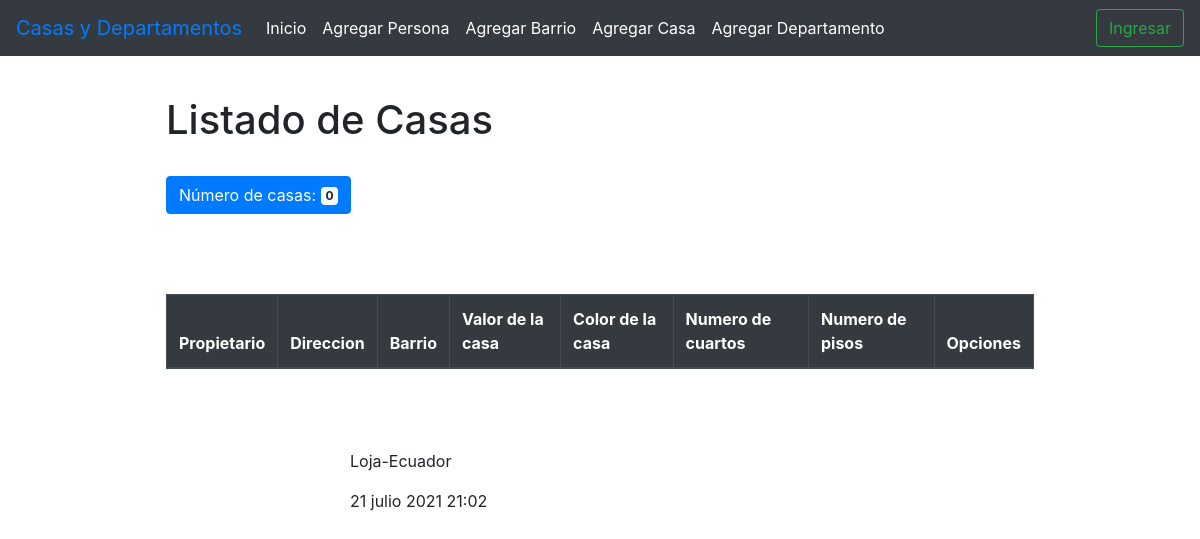
The page /ver/casas on the database as committed earlier.
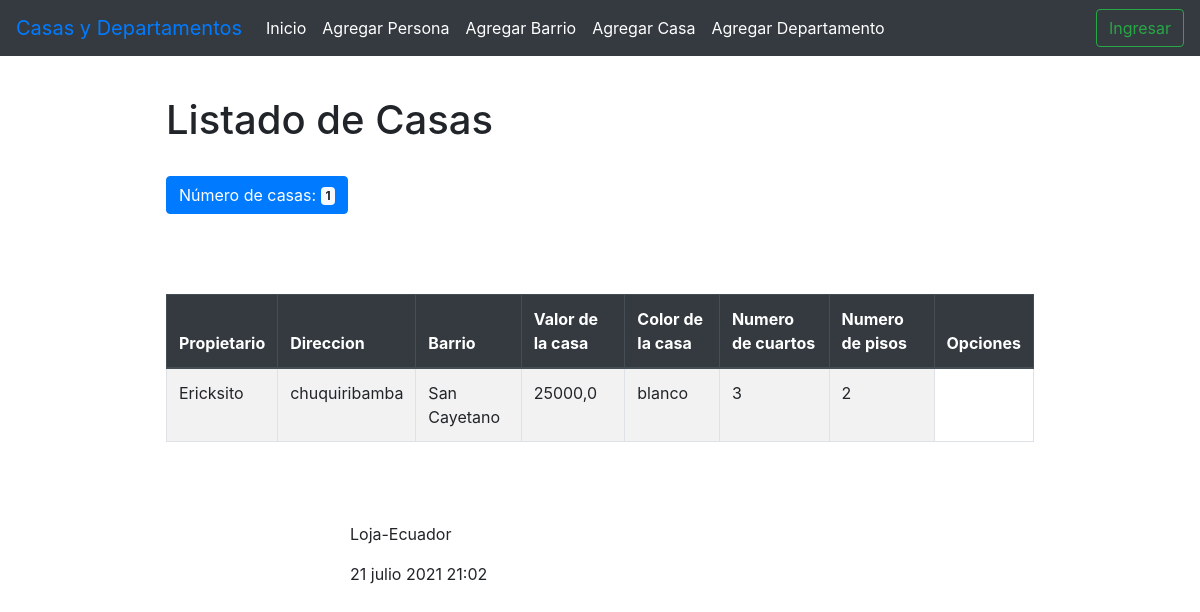
The same page on the database as committed later.
### administrativo/models.py (models this page shows, shortened)
class Casa(models.Model):
    propietario = models.ForeignKey(Persona, on_delete=models.CASCADE,
                                    related_name="casas")
    direccion = models.CharField(max_length=50)
    barrio = models.ForeignKey(Barrio, on_delete=models.CASCADE,
                               related_name="casas")
    valorCasa = models.FloatField()
    colorCasa = models.CharField(max_length=20)
    numCuartos = models.IntegerField()
    numPisos = models.IntegerField()

class Persona(models.Model):
    nombres = models.CharField(max_length=30)
    apellidos = models.CharField(max_length=30)
    cedula = models.CharField(max_length=30, unique=True)
    correo = models.EmailField()

class Barrio(models.Model):
    nombreBarrio = models.CharField(max_length=30)
    siglas = models.CharField(max_length=7)

### administrativo/views.py (the view)
# urls.py: path('ver/casas',views.ver_casas,
def ver_casas(request):
    casas = Casa.objects.all()
    informacion_template = {'casas': casas, 'numero_casas': len(casas)}
    return render(request, 'ver_casas.html', informacion_template)

### administrativo/templates/ver_casas.html (shortened to what this page needs)
{% extends "master.html" %}
{% block content %}
<br>
<div class="display-8 w-75 p-3 mx-auto">
  <h1 class="">Listado de Casas</h1><br>
  <a type="button" class="btn btn-primary ">
  Número de casas:  <span class="badge badge-light">{{ numero_casas }}</span>
</a>
</div>
<br>
<br>
<div class = "w-75 p-3 mx-auto">
  <table id="tabla_datos" class="table table-striped table-bordered " style="width:100%">
    <thead class="thead-dark">
      <tr>
        <th>Propietario</th>
        <th>Direccion</th>
        <th>Barrio</th>
        <th>Valor de la casa</th>
        <th>Color de la casa</th>
        <th>Numero de cuartos</th>
        <th>Numero de pisos</th>
        <th>Opciones</th>
      </tr>
    </thead>
    {% for e in casas %}
    <tr>
      <td>{{e.propietario.nombres}}</td>
      <td>{{e.direccion}}</td>
      <td>{{e.barrio.nombreBarrio}}</td>
      <td>{{e.valorCasa}}</td>
      <td>{{e.colorCasa}}</td>
      <td>{{e.numCuartos}}</td>
      <td>{{e.numPisos}}</td>
    </tr>
    {% endfor %}
  </table>
</div>
{% endblock %}

Rows that differ between the two databases and show on the page:
added Casa: propietario.nombres "Ericksito", direccion "chuquiribamba", barrio.nombreBarrio "San Cayetano", valorCasa "25000,0", colorCasa "blanco", numCuartos "3", numPisos "2"
Other text that changed with them:
{{ numero_casas }}: "0" → "1"
